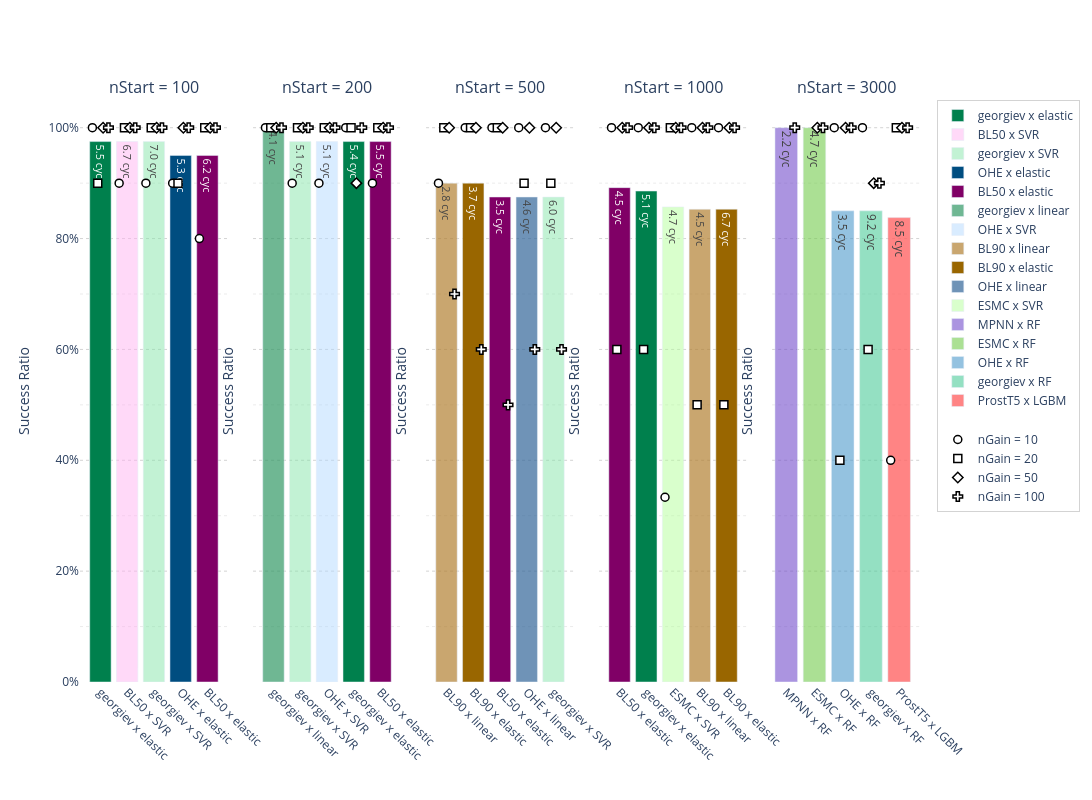

The code cell stored with this chart in its notebook:
### Code cell
# ============================================================================
# CONFIG
# ============================================================================
N_TOP_COMBOS  = 5
SPREAD_WIDTH  = 0.6
BAR_WIDTH     = 0.8
SCATTER_SIZE  = 8
PLOT_HEIGHT   = 800
PLOT_WIDTH    = 1500
TARGET_DS     = 'YAP1'

n_gains  = sorted(runs_df['n_Gain'].dropna().unique())
n_starts = sorted(runs_df['n_Start'].dropna().unique())
symbol_map = {ng: i for i, ng in enumerate(n_gains)}   # n_Gain → marker symbol

# ============================================================================
# FILTER TO YAP1
# ============================================================================
yap1_df = runs_df[runs_df['dataset'] == TARGET_DS].copy()

finished_df = yap1_df[yap1_df['status'] == 'finished'].copy()
success_df  = finished_df[finished_df['result'] == 'success'].copy()

finished_df['combo'] = finished_df['embedding'] + ' x ' + finished_df['model']
success_df['combo']  = success_df['embedding']  + ' x ' + success_df['model']

# ============================================================================
# AGGREGATIONS
# ============================================================================
# Global per-(n_Start, combo) — drives bar heights
global_finished = finished_df.groupby(['n_Start', 'combo']).size().rename('n_finished')
global_success  = success_df.groupby(['n_Start', 'combo']).size().rename('n_success')
global_duration = success_df.groupby(['n_Start', 'combo'])['last_cycle'].mean().rename('avg_duration')

global_summary = (
    pd.concat([global_finished, global_success, global_duration], axis=1)
    .fillna({'n_success': 0, 'avg_duration': 0})
    .assign(success_ratio=lambda df: df['n_success'] / df['n_finished'])
    .reset_index()
)

# Per-(n_Start, combo, n_Gain) — drives scatter points
ng_finished = finished_df.groupby(['n_Start', 'combo', 'n_Gain']).size().rename('n_finished')
ng_success  = success_df.groupby(['n_Start', 'combo', 'n_Gain']).size().rename('n_success')

ng_summary = (
    pd.concat([ng_finished, ng_success], axis=1)
    .fillna({'n_success': 0})
    .assign(success_ratio=lambda df: df['n_success'] / df['n_finished'])
    .reset_index()
)

# ============================================================================
# BUILD SUBPLOTS
# ============================================================================
fig = make_subplots(
    rows=1,
    cols=len(n_starts),
    shared_yaxes=True,
    subplot_titles=[f"nStart = {ns}" for ns in n_starts],
    horizontal_spacing=0.03,
)

legend_combos_added  = set()
legend_ngains_added  = set()

# ============================================================================
# FILL SUBPLOTS
# ============================================================================
for col_idx, n_start in enumerate(n_starts, start=1):

    # Top-N combos for this n_Start
    top_combos = (
        global_summary[global_summary['n_Start'] == n_start]
        .sort_values(['success_ratio', 'avg_duration'], ascending=[False, True])
        .head(N_TOP_COMBOS)
        .reset_index(drop=True)
    )
    combo_x = {combo: pos for pos, combo in enumerate(top_combos['combo'])}

    # -- Bars -----------------------------------------------------------------
    for _, row in top_combos.iterrows():
        combo    = row['combo']
        sr       = row['success_ratio']
        duration = row['avg_duration']
        x_pos    = combo_x[combo]

        marker_col = combination_colors.get(combo, 'rgba(128,128,128,0.8)')

        fig.add_trace(
            go.Bar(
                x=[x_pos],
                y=[sr],
                name=combo,
                marker_color=marker_col,
                text=[f"{duration:.1f} cyc"],
                textposition='auto',
                width=[BAR_WIDTH],
                legendgroup='combos',
                showlegend=(combo not in legend_combos_added),
            ),
            row=1, col=col_idx,
        )
        legend_combos_added.add(combo)

    # -- Scatter: per-nGain success ratio ------------------------------------
    start_ng = ng_summary[ng_summary['n_Start'] == n_start]

    n_ng = len(n_gains)
    offsets = {
        ng: -SPREAD_WIDTH / 2 + (SPREAD_WIDTH / (n_ng - 1)) * i if n_ng > 1 else 0
        for i, ng in enumerate(n_gains)
    }

    for _, row in top_combos.iterrows():
        combo = row['combo']
        x_pos = combo_x[combo]
        combo_ng = start_ng[start_ng['combo'] == combo]

        for n_gain in n_gains:
            ng_row = combo_ng[combo_ng['n_Gain'] == n_gain]
            if ng_row.empty:
                continue

            sr_ng = ng_row['success_ratio'].values[0]

            fig.add_trace(
                go.Scatter(
                    x=[x_pos + offsets[n_gain]],
                    y=[sr_ng],
                    mode='markers',
                    name=f"nGain = {int(n_gain)}",
                    marker=dict(
                        color='white',
                        symbol=symbol_map[n_gain],
                        size=SCATTER_SIZE,
                        line=dict(color='black', width=1.5),
                    ),
                    legendgroup='ngains',
                    showlegend=(n_gain not in legend_ngains_added),
                ),
                row=1, col=col_idx,
            )
            legend_ngains_added.add(n_gain)

    # -- X-axis tick labels ---------------------------------------------------
    axis_key = 'xaxis' if col_idx == 1 else f'xaxis{col_idx}'
    fig.layout[axis_key].update(
        tickmode='array',
        tickvals=list(range(N_TOP_COMBOS)),
        ticktext=[c.replace('_', ' ') for c in top_combos['combo']],
        tickangle=45,
        title_text='',
    )

# ============================================================================
# GLOBAL LAYOUT
# ============================================================================
fig.update_layout(
    # title=dict(
    #     text=f"Top {N_TOP_COMBOS} Embedding × Regressor Combinations per nStart — {TARGET_DS}",
    #     font=dict(size=16),
    # ),
    barmode='group',
    height=PLOT_HEIGHT,
    width=PLOT_WIDTH,
    plot_bgcolor='white',
    showlegend=True,
    legend=dict(
        tracegroupgap=20,
        bordercolor='lightgrey',
        borderwidth=1,
    ),
)

fig.update_yaxes(
    range=[0, 1.05],
    title_text="Success Ratio",
    tickformat=".0%",
    showgrid=True,
    gridcolor='lightgrey',
    griddash='dot',
    dtick=0.2,
    minor=dict(showgrid=True, gridcolor='#ebebeb', griddash='dot', dtick=0.1),
)

# ============================================================================
# EXPORT
# ============================================================================
fig.show()

outpath_dir = os.path.join(os.path.dirname(os.path.abspath('__file__' if '__file__' in locals() else '.')), "plots")
os.makedirs(outpath_dir, exist_ok=True)
fig.write_image(os.path.join(outpath_dir, "top_combinations_nStart_YAP1.jpg"))

### Figure 1 — Plotly figure (JSON) as saved in the notebook; plotly's stock layout.template omitted (floating-point values rounded to 4 significant figures)
{"data": [{"legendgroup": "combos", "marker": {"color": "rgba(  0, 128,  77, 1)"}, "name": "georgiev x elastic", "showlegend": true, "text": ["5.5 cyc"], "textposition": "auto", "type": "bar", "width": [0.8], "x": [0], "xaxis": "x", "y": [0.975], "yaxis": "y"}, {"legendgroup": "combos", "marker": {"color": "rgba(255, 179, 242, 0.5)"}, "name": "BL50 x SVR", "showlegend": true, "text": ["6.7 cyc"], "textposition": "auto", "type": "bar", "width": [0.8], "x": [1], "xaxis": "x", "y": [0.975], "yaxis": "y"}, {"legendgroup": "combos", "marker": {"color": "rgba(133, 230, 169, 0.5)"}, "name": "georgiev x SVR", "showlegend": true, "text": ["7.0 cyc"], "textposition": "auto", "type": "bar", "width": [0.8], "x": [2], "xaxis": "x", "y": [0.975], "yaxis": "y"}, {"legendgroup": "combos", "marker": {"color": "rgba(  0,  77, 128, 1)"}, "name": "OHE x elastic", "showlegend": true, "text": ["5.3 cyc"], "textposition": "auto", "type": "bar", "width": [0.8], "x": [3], "xaxis": "x", "y": [0.95], "yaxis": "y"}, {"legendgroup": "combos", "marker": {"color": "rgba(128,   0, 102, 1)"}, "name": "BL50 x elastic", "showlegend": true, "text": ["6.2 cyc"], "textposition": "auto", "type": "bar", "width": [0.8], "x": [4], "xaxis": "x", "y": [0.95], "yaxis": "y"}, {"legendgroup": "ngains", "marker": {"color": "white", "line": {"color": "black", "width": 1.5}, "size": 8, "symbol": 0}, "mode": "markers", "name": "nGain = 10", "showlegend": true, "type": "scatter", "x": [-0.3], "xaxis": "x", "y": [1], "yaxis": "y"}, {"legendgroup": "ngains", "marker": {"color": "white", "line": {"color": "black", "width": 1.5}, "size": 8, "symbol": 1}, "mode": "markers", "name": "nGain = 20", "showlegend": true, "type": "scatter", "x": [-0.1], "xaxis": "x", "y": [0.9], "yaxis": "y"}, {"legendgroup": "ngains", "marker": {"color": "white", "line": {"color": "black", "width": 1.5}, "size": 8, "symbol": 2}, "mode": "markers", "name": "nGain = 50", "showlegend": true, "type": "scatter", "x": [0.1], "xaxis": "x", "y": [1], "yaxis": "y"}, {"legendgroup": "ngains", "marker": {"color": "white", "line": {"color": "black", "width": 1.5}, "size": 8, "symbol": 3}, "mode": "markers", "name": "nGain = 100", "showlegend": true, "type": "scatter", "x": [0.3], "xaxis": "x", "y": [1], "yaxis": "y"}, {"legendgroup": "ngains", "marker": {"color": "white", "line": {"color": "black", "width": 1.5}, "size": 8, "symbol": 0}, "mode": "markers", "name": "nGain = 10", "showlegend": false, "type": "scatter", "x": [0.7], "xaxis": "x", "y": [0.9], "yaxis": "y"}, {"legendgroup": "ngains", "marker": {"color": "white", "line": {"color": "black", "width": 1.5}, "size": 8, "symbol": 1}, "mode": "markers", "name": "nGain = 20", "showlegend": false, "type": "scatter", "x": [0.9], "xaxis": "x", "y": [1], "yaxis": "y"}, {"legendgroup": "ngains", "marker": {"color": "white", "line": {"color": "black", "width": 1.5}, "size": 8, "symbol": 2}, "mode": "markers", "name": "nGain = 50", "showlegend": false, "type": "scatter", "x": [1.1], "xaxis": "x", "y": [1], "yaxis": "y"}, {"legendgroup": "ngains", "marker": {"color": "white", "line": {"color": "black", "width": 1.5}, "size": 8, "symbol": 3}, "mode": "markers", "name": "nGain = 100", "showlegend": false, "type": "scatter", "x": [1.3], "xaxis": "x", "y": [1], "yaxis": "y"}, {"legendgroup": "ngains", "marker": {"color": "white", "line": {"color": "black", "width": 1.5}, "size": 8, "symbol": 0}, "mode": "markers", "name": "nGain = 10", "showlegend": false, "type": "scatter", "x": [1.7], "xaxis": "x", "y": [0.9], "yaxis": "y"}, {"legendgroup": "ngains", "marker": {"color": "white", "line": {"color": "black", "width": 1.5}, "size": 8, "symbol": 1}, "mode": "markers", "name": "nGain = 20", "showlegend": false, "type": "scatter", "x": [1.9], "xaxis": "x", "y": [1], "yaxis": "y"}, {"legendgroup": "ngains", "marker": {"color": "white", "line": {"color": "black", "width": 1.5}, "size": 8, "symbol": 2}, "mode": "markers", "name": "nGain = 50", "showlegend": false, "type": "scatter", "x": [2.1], "xaxis": "x", "y": [1], "yaxis": "y"}, {"legendgroup": "ngains", "marker": {"color": "white", "line": {"color": "black", "width": 1.5}, "size": 8, "symbol": 3}, "mode": "markers", "name": "nGain = 100", "showlegend": false, "type": "scatter", "x": [2.3], "xaxis": "x", "y": [1], "yaxis": "y"}, {"legendgroup": "ngains", "marker": {"color": "white", "line": {"color": "black", "width": 1.5}, "size": 8, "symbol": 0}, "mode": "markers", "name": "nGain = 10", "showlegend": false, "type": "scatter", "x": [2.7], "xaxis": "x", "y": [0.9], "yaxis": "y"}, {"legendgroup": "ngains", "marker": {"color": "white", "line": {"color": "black", "width": 1.5}, "size": 8, "symbol": 1}, "mode": "markers", "name": "nGain = 20", "showlegend": false, "type": "scatter", "x": [2.9], "xaxis": "x", "y": [0.9], "yaxis": "y"}, {"legendgroup": "ngains", "marker": {"color": "white", "line": {"color": "black", "width": 1.5}, "size": 8, "symbol": 2}, "mode": "markers", "name": "nGain = 50", "showlegend": false, "type": "scatter", "x": [3.1], "xaxis": "x", "y": [1], "yaxis": "y"}, {"legendgroup": "ngains", "marker": {"color": "white", "line": {"color": "black", "width": 1.5}, "size": 8, "symbol": 3}, "mode": "markers", "name": "nGain = 100", "showlegend": false, "type": "scatter", "x": [3.3], "xaxis": "x", "y": [1], "yaxis": "y"}, {"legendgroup": "ngains", "marker": {"color": "white", "line": {"color": "black", "width": 1.5}, "size": 8, "symbol": 0}, "mode": "markers", "name": "nGain = 10", "showlegend": false, "type": "scatter", "x": [3.7], "xaxis": "x", "y": [0.8], "yaxis": "y"}, {"legendgroup": "ngains", "marker": {"color": "white", "line": {"color": "black", "width": 1.5}, "size": 8, "symbol": 1}, "mode": "markers", "name": "nGain = 20", "showlegend": false, "type": "scatter", "x": [3.9], "xaxis": "x", "y": [1], "yaxis": "y"}, {"legendgroup": "ngains", "marker": {"color": "white", "line": {"color": "black", "width": 1.5}, "size": 8, "symbol": 2}, "mode": "markers", "name": "nGain = 50", "showlegend": false, "type": "scatter", "x": [4.1], "xaxis": "x", "y": [1], "yaxis": "y"}, {"legendgroup": "ngains", "marker": {"color": "white", "line": {"color": "black", "width": 1.5}, "size": 8, "symbol": 3}, "mode": "markers", "name": "nGain = 100", "showlegend": false, "type": "scatter", "x": [4.3], "xaxis": "x", "y": [1], "yaxis": "y"}, {"legendgroup": "combos", "marker": {"color": "rgba( 51, 153, 102, 0.7)"}, "name": "georgiev x linear", "showlegend": true, "text": ["4.1 cyc"], "textposition": "auto", "type": "bar", "width": [0.8], "x": [0], "xaxis": "x2", "y": [1], "yaxis": "y2"}, {"legendgroup": "combos", "marker": {"color": "rgba(133, 230, 169, 0.5)"}, "name": "georgiev x SVR", "showlegend": false, "text": ["5.1 cyc"], "textposition": "auto", "type": "bar", "width": [0.8], "x": [1], "xaxis": "x2", "y": [0.975], "yaxis": "y2"}, {"legendgroup": "combos", "marker": {"color": "rgba(179, 217, 255, 0.5)"}, "name": "OHE x SVR", "showlegend": true, "text": ["5.1 cyc"], "textposition": "auto", "type": "bar", "width": [0.8], "x": [2], "xaxis": "x2", "y": [0.975], "yaxis": "y2"}, {"legendgroup": "combos", "marker": {"color": "rgba(  0, 128,  77, 1)"}, "name": "georgiev x elastic", "showlegend": false, "text": ["5.4 cyc"], "textposition": "auto", "type": "bar", "width": [0.8], "x": [3], "xaxis": "x2", "y": [0.975], "yaxis": "y2"}, {"legendgroup": "combos", "marker": {"color": "rgba(128,   0, 102, 1)"}, "name": "BL50 x elastic", "showlegend": false, "text": ["5.5 cyc"], "textposition": "auto", "type": "bar", "width": [0.8], "x": [4], "xaxis": "x2", "y": [0.975], "yaxis": "y2"}, {"legendgroup": "ngains", "marker": {"color": "white", "line": {"color": "black", "width": 1.5}, "size": 8, "symbol": 0}, "mode": "markers", "name": "nGain = 10", "showlegend": false, "type": "scatter", "x": [-0.3], "xaxis": "x2", "y": [1], "yaxis": "y2"}, {"legendgroup": "ngains", "marker": {"color": "white", "line": {"color": "black", "width": 1.5}, "size": 8, "symbol": 1}, "mode": "markers", "name": "nGain = 20", "showlegend": false, "type": "scatter", "x": [-0.1], "xaxis": "x2", "y": [1], "yaxis": "y2"}, {"legendgroup": "ngains", "marker": {"color": "white", "line": {"color": "black", "width": 1.5}, "size": 8, "symbol": 2}, "mode": "markers", "name": "nGain = 50", "showlegend": false, "type": "scatter", "x": [0.1], "xaxis": "x2", "y": [1], "yaxis": "y2"}, {"legendgroup": "ngains", "marker": {"color": "white", "line": {"color": "black", "width": 1.5}, "size": 8, "symbol": 3}, "mode": "markers", "name": "nGain = 100", "showlegend": false, "type": "scatter", "x": [0.3], "xaxis": "x2", "y": [1], "yaxis": "y2"}, {"legendgroup": "ngains", "marker": {"color": "white", "line": {"color": "black", "width": 1.5}, "size": 8, "symbol": 0}, "mode": "markers", "name": "nGain = 10", "showlegend": false, "type": "scatter", "x": [0.7], "xaxis": "x2", "y": [0.9], "yaxis": "y2"}, {"legendgroup": "ngains", "marker": {"color": "white", "line": {"color": "black", "width": 1.5}, "size": 8, "symbol": 1}, "mode": "markers", "name": "nGain = 20", "showlegend": false, "type": "scatter", "x": [0.9], "xaxis": "x2", "y": [1], "yaxis": "y2"}, {"legendgroup": "ngains", "marker": {"color": "white", "line": {"color": "black", "width": 1.5}, "size": 8, "symbol": 2}, "mode": "markers", "name": "nGain = 50", "showlegend": false, "type": "scatter", "x": [1.1], "xaxis": "x2", "y": [1], "yaxis": "y2"}, {"legendgroup": "ngains", "marker": {"color": "white", "line": {"color": "black", "width": 1.5}, "size": 8, "symbol": 3}, "mode": "markers", "name": "nGain = 100", "showlegend": false, "type": "scatter", "x": [1.3], "xaxis": "x2", "y": [1], "yaxis": "y2"}, {"legendgroup": "ngains", "marker": {"color": "white", "line": {"color": "black", "width": 1.5}, "size": 8, "symbol": 0}, "mode": "markers", "name": "nGain = 10", "showlegend": false, "type": "scatter", "x": [1.7], "xaxis": "x2", "y": [0.9], "yaxis": "y2"}, {"legendgroup": "ngains", "marker": {"color": "white", "line": {"color": "black", "width": 1.5}, "size": 8, "symbol": 1}, "mode": "markers", "name": "nGain = 20", "showlegend": false, "type": "scatter", "x": [1.9], "xaxis": "x2", "y": [1], "yaxis": "y2"}, {"legendgroup": "ngains", "marker": {"color": "white", "line": {"color": "black", "width": 1.5}, "size": 8, "symbol": 2}, "mode": "markers", "name": "nGain = 50", "showlegend": false, "type": "scatter", "x": [2.1], "xaxis": "x2", "y": [1], "yaxis": "y2"}, {"legendgroup": "ngains", "marker": {"color": "white", "line": {"color": "black", "width": 1.5}, "size": 8, "symbol": 3}, "mode": "markers", "name": "nGain = 100", "showlegend": false, "type": "scatter", "x": [2.3], "xaxis": "x2", "y": [1], "yaxis": "y2"}, {"legendgroup": "ngains", "marker": {"color": "white", "line": {"color": "black", "width": 1.5}, "size": 8, "symbol": 0}, "mode": "markers", "name": "nGain = 10", "showlegend": false, "type": "scatter", "x": [2.7], "xaxis": "x2", "y": [1], "yaxis": "y2"}, {"legendgroup": "ngains", "marker": {"color": "white", "line": {"color": "black", "width": 1.5}, "size": 8, "symbol": 1}, "mode": "markers", "name": "nGain = 20", "showlegend": false, "type": "scatter", "x": [2.9], "xaxis": "x2", "y": [1], "yaxis": "y2"}, {"legendgroup": "ngains", "marker": {"color": "white", "line": {"color": "black", "width": 1.5}, "size": 8, "symbol": 2}, "mode": "markers", "name": "nGain = 50", "showlegend": false, "type": "scatter", "x": [3.1], "xaxis": "x2", "y": [0.9], "yaxis": "y2"}, {"legendgroup": "ngains", "marker": {"color": "white", "line": {"color": "black", "width": 1.5}, "size": 8, "symbol": 3}, "mode": "markers", "name": "nGain = 100", "showlegend": false, "type": "scatter", "x": [3.3], "xaxis": "x2", "y": [1], "yaxis": "y2"}, {"legendgroup": "ngains", "marker": {"color": "white", "line": {"color": "black", "width": 1.5}, "size": 8, "symbol": 0}, "mode": "markers", "name": "nGain = 10", "showlegend": false, "type": "scatter", "x": [3.7], "xaxis": "x2", "y": [0.9], "yaxis": "y2"}, {"legendgroup": "ngains", "marker": {"color": "white", "line": {"color": "black", "width": 1.5}, "size": 8, "symbol": 1}, "mode": "markers", "name": "nGain = 20", "showlegend": false, "type": "scatter", "x": [3.9], "xaxis": "x2", "y": [1], "yaxis": "y2"}, {"legendgroup": "ngains", "marker": {"color": "white", "line": {"color": "black", "width": 1.5}, "size": 8, "symbol": 2}, "mode": "markers", "name": "nGain = 50", "showlegend": false, "type": "scatter", "x": [4.1], "xaxis": "x2", "y": [1], "yaxis": "y2"}, {"legendgroup": "ngains", "marker": {"color": "white", "line": {"color": "black", "width": 1.5}, "size": 8, "symbol": 3}, "mode": "markers", "name": "nGain = 100", "showlegend": false, "type": "scatter", "x": [4.3], "xaxis": "x2", "y": [1], "yaxis": "y2"}, {"legendgroup": "combos", "marker": {"color": "rgba(179, 128,  51, 0.7)"}, "name": "BL90 x linear", "showlegend": true, "text": ["2.8 cyc"], "textposition": "auto", "type": "bar", "width": [0.8], "x": [0], "xaxis": "x3", "y": [0.9], "yaxis": "y3"}, {"legendgroup": "combos", "marker": {"color": "rgba(153, 102,   0, 1)"}, "name": "BL90 x elastic", "showlegend": true, "text": ["3.7 cyc"], "textposition": "auto", "type": "bar", "width": [0.8], "x": [1], "xaxis": "x3", "y": [0.9], "yaxis": "y3"}, {"legendgroup": "combos", "marker": {"color": "rgba(128,   0, 102, 1)"}, "name": "BL50 x elastic", "showlegend": false, "text": ["3.5 cyc"], "textposition": "auto", "type": "bar", "width": [0.8], "x": [2], "xaxis": "x3", "y": [0.875], "yaxis": "y3"}, {"legendgroup": "combos", "marker": {"color": "rgba( 51, 102, 153, 0.7)"}, "name": "OHE x linear", "showlegend": true, "text": ["4.6 cyc"], "textposition": "auto", "type": "bar", "width": [0.8], "x": [3], "xaxis": "x3", "y": [0.875], "yaxis": "y3"}, {"legendgroup": "combos", "marker": {"color": "rgba(133, 230, 169, 0.5)"}, "name": "georgiev x SVR", "showlegend": false, "text": ["6.0 cyc"], "textposition": "auto", "type": "bar", "width": [0.8], "x": [4], "xaxis": "x3", "y": [0.875], "yaxis": "y3"}, {"legendgroup": "ngains", "marker": {"color": "white", "line": {"color": "black", "width": 1.5}, "size": 8, "symbol": 0}, "mode": "markers", "name": "nGain = 10", "showlegend": false, "type": "scatter", "x": [-0.3], "xaxis": "x3", "y": [0.9], "yaxis": "y3"}, {"legendgroup": "ngains", "marker": {"color": "white", "line": {"color": "black", "width": 1.5}, "size": 8, "symbol": 1}, "mode": "markers", "name": "nGain = 20", "showlegend": false, "type": "scatter", "x": [-0.1], "xaxis": "x3", "y": [1], "yaxis": "y3"}, {"legendgroup": "ngains", "marker": {"color": "white", "line": {"color": "black", "width": 1.5}, "size": 8, "symbol": 2}, "mode": "markers", "name": "nGain = 50", "showlegend": false, "type": "scatter", "x": [0.1], "xaxis": "x3", "y": [1], "yaxis": "y3"}, {"legendgroup": "ngains", "marker": {"color": "white", "line": {"color": "black", "width": 1.5}, "size": 8, "symbol": 3}, "mode": "markers", "name": "nGain = 100", "showlegend": false, "type": "scatter", "x": [0.3], "xaxis": "x3", "y": [0.7], "yaxis": "y3"}, {"legendgroup": "ngains", "marker": {"color": "white", "line": {"color": "black", "width": 1.5}, "size": 8, "symbol": 0}, "mode": "markers", "name": "nGain = 10", "showlegend": false, "type": "scatter", "x": [0.7], "xaxis": "x3", "y": [1], "yaxis": "y3"}, {"legendgroup": "ngains", "marker": {"color": "white", "line": {"color": "black", "width": 1.5}, "size": 8, "symbol": 1}, "mode": "markers", "name": "nGain = 20", "showlegend": false, "type": "scatter", "x": [0.9], "xaxis": "x3", "y": [1], "yaxis": "y3"}, {"legendgroup": "ngains", "marker": {"color": "white", "line": {"color": "black", "width": 1.5}, "size": 8, "symbol": 2}, "mode": "markers", "name": "nGain = 50", "showlegend": false, "type": "scatter", "x": [1.1], "xaxis": "x3", "y": [1], "yaxis": "y3"}, {"legendgroup": "ngains", "marker": {"color": "white", "line": {"color": "black", "width": 1.5}, "size": 8, "symbol": 3}, "mode": "markers", "name": "nGain = 100", "showlegend": false, "type": "scatter", "x": [1.3], "xaxis": "x3", "y": [0.6], "yaxis": "y3"}, {"legendgroup": "ngains", "marker": {"color": "white", "line": {"color": "black", "width": 1.5}, "size": 8, "symbol": 0}, "mode": "markers", "name": "nGain = 10", "showlegend": false, "type": "scatter", "x": [1.7], "xaxis": "x3", "y": [1], "yaxis": "y3"}, {"legendgroup": "ngains", "marker": {"color": "white", "line": {"color": "black", "width": 1.5}, "size": 8, "symbol": 1}, "mode": "markers", "name": "nGain = 20", "showlegend": false, "type": "scatter", "x": [1.9], "xaxis": "x3", "y": [1], "yaxis": "y3"}, {"legendgroup": "ngains", "marker": {"color": "white", "line": {"color": "black", "width": 1.5}, "size": 8, "symbol": 2}, "mode": "markers", "name": "nGain = 50", "showlegend": false, "type": "scatter", "x": [2.1], "xaxis": "x3", "y": [1], "yaxis": "y3"}, {"legendgroup": "ngains", "marker": {"color": "white", "line": {"color": "black", "width": 1.5}, "size": 8, "symbol": 3}, "mode": "markers", "name": "nGain = 100", "showlegend": false, "type": "scatter", "x": [2.3], "xaxis": "x3", "y": [0.5], "yaxis": "y3"}, {"legendgroup": "ngains", "marker": {"color": "white", "line": {"color": "black", "width": 1.5}, "size": 8, "symbol": 0}, "mode": "markers", "name": "nGain = 10", "showlegend": false, "type": "scatter", "x": [2.7], "xaxis": "x3", "y": [1], "yaxis": "y3"}, {"legendgroup": "ngains", "marker": {"color": "white", "line": {"color": "black", "width": 1.5}, "size": 8, "symbol": 1}, "mode": "markers", "name": "nGain = 20", "showlegend": false, "type": "scatter", "x": [2.9], "xaxis": "x3", "y": [0.9], "yaxis": "y3"}, {"legendgroup": "ngains", "marker": {"color": "white", "line": {"color": "black", "width": 1.5}, "size": 8, "symbol": 2}, "mode": "markers", "name": "nGain = 50", "showlegend": false, "type": "scatter", "x": [3.1], "xaxis": "x3", "y": [1], "yaxis": "y3"}, {"legendgroup": "ngains", "marker": {"color": "white", "line": {"color": "black", "width": 1.5}, "size": 8, "symbol": 3}, "mode": "markers", "name": "nGain = 100", "showlegend": false, "type": "scatter", "x": [3.3], "xaxis": "x3", "y": [0.6], "yaxis": "y3"}, {"legendgroup": "ngains", "marker": {"color": "white", "line": {"color": "black", "width": 1.5}, "size": 8, "symbol": 0}, "mode": "markers", "name": "nGain = 10", "showlegend": false, "type": "scatter", "x": [3.7], "xaxis": "x3", "y": [1], "yaxis": "y3"}, {"legendgroup": "ngains", "marker": {"color": "white", "line": {"color": "black", "width": 1.5}, "size": 8, "symbol": 1}, "mode": "markers", "name": "nGain = 20", "showlegend": false, "type": "scatter", "x": [3.9], "xaxis": "x3", "y": [0.9], "yaxis": "y3"}, {"legendgroup": "ngains", "marker": {"color": "white", "line": {"color": "black", "width": 1.5}, "size": 8, "symbol": 2}, "mode": "markers", "name": "nGain = 50", "showlegend": false, "type": "scatter", "x": [4.1], "xaxis": "x3", "y": [1], "yaxis": "y3"}, {"legendgroup": "ngains", "marker": {"color": "white", "line": {"color": "black", "width": 1.5}, "size": 8, "symbol": 3}, "mode": "markers", "name": "nGain = 100", "showlegend": false, "type": "scatter", "x": [4.3], "xaxis": "x3", "y": [0.6], "yaxis": "y3"}, {"legendgroup": "combos", "marker": {"color": "rgba(128,   0, 102, 1)"}, "name": "BL50 x elastic", "showlegend": false, "text": ["4.5 cyc"], "textposition": "auto", "type": "bar", "width": [0.8], "x": [0], "xaxis": "x4", "y": [0.8919], "yaxis": "y4"}, {"legendgroup": "combos", "marker": {"color": "rgba(  0, 128,  77, 1)"}, "name": "georgiev x elastic", "showlegend": false, "text": ["5.1 cyc"], "textposition": "auto", "type": "bar", "width": [0.8], "x": [1], "xaxis": "x4", "y": [0.8857], "yaxis": "y4"}, {"legendgroup": "combos", "marker": {"color": "rgba(179, 255, 153, 0.5)"}, "name": "ESMC x SVR", "showlegend": true, "text": ["4.7 cyc"], "textposition": "auto", "type": "bar", "width": [0.8], "x": [2], "xaxis": "x4", "y": [0.8571], "yaxis": "y4"}, {"legendgroup": "combos", "marker": {"color": "rgba(179, 128,  51, 0.7)"}, "name": "BL90 x linear", "showlegend": false, "text": ["4.5 cyc"], "textposition": "auto", "type": "bar", "width": [0.8], "x": [3], "xaxis": "x4", "y": [0.8529], "yaxis": "y4"}, {"legendgroup": "combos", "marker": {"color": "rgba(153, 102,   0, 1)"}, "name": "BL90 x elastic", "showlegend": false, "text": ["6.7 cyc"], "textposition": "auto", "type": "bar", "width": [0.8], "x": [4], "xaxis": "x4", "y": [0.8529], "yaxis": "y4"}, {"legendgroup": "ngains", "marker": {"color": "white", "line": {"color": "black", "width": 1.5}, "size": 8, "symbol": 0}, "mode": "markers", "name": "nGain = 10", "showlegend": false, "type": "scatter", "x": [-0.3], "xaxis": "x4", "y": [1], "yaxis": "y4"}, {"legendgroup": "ngains", "marker": {"color": "white", "line": {"color": "black", "width": 1.5}, "size": 8, "symbol": 1}, "mode": "markers", "name": "nGain = 20", "showlegend": false, "type": "scatter", "x": [-0.1], "xaxis": "x4", "y": [0.6], "yaxis": "y4"}, {"legendgroup": "ngains", "marker": {"color": "white", "line": {"color": "black", "width": 1.5}, "size": 8, "symbol": 2}, "mode": "markers", "name": "nGain = 50", "showlegend": false, "type": "scatter", "x": [0.1], "xaxis": "x4", "y": [1], "yaxis": "y4"}, {"legendgroup": "ngains", "marker": {"color": "white", "line": {"color": "black", "width": 1.5}, "size": 8, "symbol": 3}, "mode": "markers", "name": "nGain = 100", "showlegend": false, "type": "scatter", "x": [0.3], "xaxis": "x4", "y": [1], "yaxis": "y4"}, {"legendgroup": "ngains", "marker": {"color": "white", "line": {"color": "black", "width": 1.5}, "size": 8, "symbol": 0}, "mode": "markers", "name": "nGain = 10", "showlegend": false, "type": "scatter", "x": [0.7], "xaxis": "x4", "y": [1], "yaxis": "y4"}, {"legendgroup": "ngains", "marker": {"color": "white", "line": {"color": "black", "width": 1.5}, "size": 8, "symbol": 1}, "mode": "markers", "name": "nGain = 20", "showlegend": false, "type": "scatter", "x": [0.9], "xaxis": "x4", "y": [0.6], "yaxis": "y4"}, {"legendgroup": "ngains", "marker": {"color": "white", "line": {"color": "black", "width": 1.5}, "size": 8, "symbol": 2}, "mode": "markers", "name": "nGain = 50", "showlegend": false, "type": "scatter", "x": [1.1], "xaxis": "x4", "y": [1], "yaxis": "y4"}, {"legendgroup": "ngains", "marker": {"color": "white", "line": {"color": "black", "width": 1.5}, "size": 8, "symbol": 3}, "mode": "markers", "name": "nGain = 100", "showlegend": false, "type": "scatter", "x": [1.3], "xaxis": "x4", "y": [1], "yaxis": "y4"}, {"legendgroup": "ngains", "marker": {"color": "white", "line": {"color": "black", "width": 1.5}, "size": 8, "symbol": 0}, "mode": "markers", "name": "nGain = 10", "showlegend": false, "type": "scatter", "x": [1.7], "xaxis": "x4", "y": [0.3333], "yaxis": "y4"}, {"legendgroup": "ngains", "marker": {"color": "white", "line": {"color": "black", "width": 1.5}, "size": 8, "symbol": 1}, "mode": "markers", "name": "nGain = 20", "showlegend": false, "type": "scatter", "x": [1.9], "xaxis": "x4", "y": [1], "yaxis": "y4"}, {"legendgroup": "ngains", "marker": {"color": "white", "line": {"color": "black", "width": 1.5}, "size": 8, "symbol": 2}, "mode": "markers", "name": "nGain = 50", "showlegend": false, "type": "scatter", "x": [2.1], "xaxis": "x4", "y": [1], "yaxis": "y4"}, {"legendgroup": "ngains", "marker": {"color": "white", "line": {"color": "black", "width": 1.5}, "size": 8, "symbol": 3}, "mode": "markers", "name": "nGain = 100", "showlegend": false, "type": "scatter", "x": [2.3], "xaxis": "x4", "y": [1], "yaxis": "y4"}, {"legendgroup": "ngains", "marker": {"color": "white", "line": {"color": "black", "width": 1.5}, "size": 8, "symbol": 0}, "mode": "markers", "name": "nGain = 10", "showlegend": false, "type": "scatter", "x": [2.7], "xaxis": "x4", "y": [1], "yaxis": "y4"}, {"legendgroup": "ngains", "marker": {"color": "white", "line": {"color": "black", "width": 1.5}, "size": 8, "symbol": 1}, "mode": "markers", "name": "nGain = 20", "showlegend": false, "type": "scatter", "x": [2.9], "xaxis": "x4", "y": [0.5], "yaxis": "y4"}, {"legendgroup": "ngains", "marker": {"color": "white", "line": {"color": "black", "width": 1.5}, "size": 8, "symbol": 2}, "mode": "markers", "name": "nGain = 50", "showlegend": false, "type": "scatter", "x": [3.1], "xaxis": "x4", "y": [1], "yaxis": "y4"}, {"legendgroup": "ngains", "marker": {"color": "white", "line": {"color": "black", "width": 1.5}, "size": 8, "symbol": 3}, "mode": "markers", "name": "nGain = 100", "showlegend": false, "type": "scatter", "x": [3.3], "xaxis": "x4", "y": [1], "yaxis": "y4"}, {"legendgroup": "ngains", "marker": {"color": "white", "line": {"color": "black", "width": 1.5}, "size": 8, "symbol": 0}, "mode": "markers", "name": "nGain = 10", "showlegend": false, "type": "scatter", "x": [3.7], "xaxis": "x4", "y": [1], "yaxis": "y4"}, {"legendgroup": "ngains", "marker": {"color": "white", "line": {"color": "black", "width": 1.5}, "size": 8, "symbol": 1}, "mode": "markers", "name": "nGain = 20", "showlegend": false, "type": "scatter", "x": [3.9], "xaxis": "x4", "y": [0.5], "yaxis": "y4"}, {"legendgroup": "ngains", "marker": {"color": "white", "line": {"color": "black", "width": 1.5}, "size": 8, "symbol": 2}, "mode": "markers", "name": "nGain = 50", "showlegend": false, "type": "scatter", "x": [4.1], "xaxis": "x4", "y": [1], "yaxis": "y4"}, {"legendgroup": "ngains", "marker": {"color": "white", "line": {"color": "black", "width": 1.5}, "size": 8, "symbol": 3}, "mode": "markers", "name": "nGain = 100", "showlegend": false, "type": "scatter", "x": [4.3], "xaxis": "x4", "y": [1], "yaxis": "y4"}, {"legendgroup": "combos", "marker": {"color": "rgba(115,  77, 204, 0.6)"}, "name": "MPNN x RF", "showlegend": true, "text": ["2.2 cyc"], "textposition": "auto", "type": "bar", "width": [0.8], "x": [0], "xaxis": "x5", "y": [1], "yaxis": "y5"}, {"legendgroup": "combos", "marker": {"color": "rgba(115, 204,  77, 0.6)"}, "name": "ESMC x RF", "showlegend": true, "text": ["4.7 cyc"], "textposition": "auto", "type": "bar", "width": [0.8], "x": [1], "xaxis": "x5", "y": [1], "yaxis": "y5"}, {"legendgroup": "combos", "marker": {"color": "rgba( 77, 153, 204, 0.6)"}, "name": "OHE x RF", "showlegend": true, "text": ["3.5 cyc"], "textposition": "auto", "type": "bar", "width": [0.8], "x": [2], "xaxis": "x5", "y": [0.85], "yaxis": "y5"}, {"legendgroup": "combos", "marker": {"color": "rgba( 77, 204, 153, 0.6)"}, "name": "georgiev x RF", "showlegend": true, "text": ["9.2 cyc"], "textposition": "auto", "type": "bar", "width": [0.8], "x": [3], "xaxis": "x5", "y": [0.85], "yaxis": "y5"}, {"legendgroup": "combos", "marker": {"color": "rgba(255, 102, 102, 0.8)"}, "name": "ProstT5 x LGBM", "showlegend": true, "text": ["8.5 cyc"], "textposition": "auto", "type": "bar", "width": [0.8], "x": [4], "xaxis": "x5", "y": [0.8378], "yaxis": "y5"}, {"legendgroup": "ngains", "marker": {"color": "white", "line": {"color": "black", "width": 1.5}, "size": 8, "symbol": 3}, "mode": "markers", "name": "nGain = 100", "showlegend": false, "type": "scatter", "x": [0.3], "xaxis": "x5", "y": [1], "yaxis": "y5"}, {"legendgroup": "ngains", "marker": {"color": "white", "line": {"color": "black", "width": 1.5}, "size": 8, "symbol": 2}, "mode": "markers", "name": "nGain = 50", "showlegend": false, "type": "scatter", "x": [1.1], "xaxis": "x5", "y": [1], "yaxis": "y5"}, {"legendgroup": "ngains", "marker": {"color": "white", "line": {"color": "black", "width": 1.5}, "size": 8, "symbol": 3}, "mode": "markers", "name": "nGain = 100", "showlegend": false, "type": "scatter", "x": [1.3], "xaxis": "x5", "y": [1], "yaxis": "y5"}, {"legendgroup": "ngains", "marker": {"color": "white", "line": {"color": "black", "width": 1.5}, "size": 8, "symbol": 0}, "mode": "markers", "name": "nGain = 10", "showlegend": false, "type": "scatter", "x": [1.7], "xaxis": "x5", "y": [1], "yaxis": "y5"}, {"legendgroup": "ngains", "marker": {"color": "white", "line": {"color": "black", "width": 1.5}, "size": 8, "symbol": 1}, "mode": "markers", "name": "nGain = 20", "showlegend": false, "type": "scatter", "x": [1.9], "xaxis": "x5", "y": [0.4], "yaxis": "y5"}, {"legendgroup": "ngains", "marker": {"color": "white", "line": {"color": "black", "width": 1.5}, "size": 8, "symbol": 2}, "mode": "markers", "name": "nGain = 50", "showlegend": false, "type": "scatter", "x": [2.1], "xaxis": "x5", "y": [1], "yaxis": "y5"}, {"legendgroup": "ngains", "marker": {"color": "white", "line": {"color": "black", "width": 1.5}, "size": 8, "symbol": 3}, "mode": "markers", "name": "nGain = 100", "showlegend": false, "type": "scatter", "x": [2.3], "xaxis": "x5", "y": [1], "yaxis": "y5"}, {"legendgroup": "ngains", "marker": {"color": "white", "line": {"color": "black", "width": 1.5}, "size": 8, "symbol": 0}, "mode": "markers", "name": "nGain = 10", "showlegend": false, "type": "scatter", "x": [2.7], "xaxis": "x5", "y": [1], "yaxis": "y5"}, {"legendgroup": "ngains", "marker": {"color": "white", "line": {"color": "black", "width": 1.5}, "size": 8, "symbol": 1}, "mode": "markers", "name": "nGain = 20", "showlegend": false, "type": "scatter", "x": [2.9], "xaxis": "x5", "y": [0.6], "yaxis": "y5"}, {"legendgroup": "ngains", "marker": {"color": "white", "line": {"color": "black", "width": 1.5}, "size": 8, "symbol": 2}, "mode": "markers", "name": "nGain = 50", "showlegend": false, "type": "scatter", "x": [3.1], "xaxis": "x5", "y": [0.9], "yaxis": "y5"}, {"legendgroup": "ngains", "marker": {"color": "white", "line": {"color": "black", "width": 1.5}, "size": 8, "symbol": 3}, "mode": "markers", "name": "nGain = 100", "showlegend": false, "type": "scatter", "x": [3.3], "xaxis": "x5", "y": [0.9], "yaxis": "y5"}, {"legendgroup": "ngains", "marker": {"color": "white", "line": {"color": "black", "width": 1.5}, "size": 8, "symbol": 0}, "mode": "markers", "name": "nGain = 10", "showlegend": false, "type": "scatter", "x": [3.7], "xaxis": "x5", "y": [0.4], "yaxis": "y5"}, {"legendgroup": "ngains", "marker": {"color": "white", "line": {"color": "black", "width": 1.5}, "size": 8, "symbol": 1}, "mode": "markers", "name": "nGain = 20", "showlegend": false, "type": "scatter", "x": [3.9], "xaxis": "x5", "y": [1], "yaxis": "y5"}, {"legendgroup": "ngains", "marker": {"color": "white", "line": {"color": "black", "width": 1.5}, "size": 8, "symbol": 2}, "mode": "markers", "name": "nGain = 50", "showlegend": false, "type": "scatter", "x": [4.1], "xaxis": "x5", "y": [1], "yaxis": "y5"}, {"legendgroup": "ngains", "marker": {"color": "white", "line": {"color": "black", "width": 1.5}, "size": 8, "symbol": 3}, "mode": "markers", "name": "nGain = 100", "showlegend": false, "type": "scatter", "x": [4.3], "xaxis": "x5", "y": [1], "yaxis": "y5"}], "layout": {"annotations": [{"font": {"size": 16}, "showarrow": false, "text": "nStart = 100", "x": 0.088, "xanchor": "center", "xref": "paper", "y": 1, "yanchor": "bottom", "yref": "paper"}, {"font": {"size": 16}, "showarrow": false, "text": "nStart = 200", "x": 0.294, "xanchor": "center", "xref": "paper", "y": 1, "yanchor": "bottom", "yref": "paper"}, {"font": {"size": 16}, "showarrow": false, "text": "nStart = 500", "x": 0.5, "xanchor": "center", "xref": "paper", "y": 1, "yanchor": "bottom", "yref": "paper"}, {"font": {"size": 16}, "showarrow": false, "text": "nStart = 1000", "x": 0.706, "xanchor": "center", "xref": "paper", "y": 1, "yanchor": "bottom", "yref": "paper"}, {"font": {"size": 16}, "showarrow": false, "text": "nStart = 3000", "x": 0.912, "xanchor": "center", "xref": "paper", "y": 1, "yanchor": "bottom", "yref": "paper"}], "barmode": "group", "height": 800, "legend": {"bordercolor": "lightgrey", "borderwidth": 1, "tracegroupgap": 20}, "plot_bgcolor": "white", "showlegend": true, "width": 1500, "xaxis": {"anchor": "y", "domain": [0, 0.176], "tickangle": 45, "tickmode": "array", "ticktext": ["georgiev x elastic", "BL50 x SVR", "georgiev x SVR", "OHE x elastic", "BL50 x elastic"], "tickvals": [0, 1, 2, 3, 4], "title": {"text": ""}}, "xaxis2": {"anchor": "y2", "domain": [0.206, 0.382], "tickangle": 45, "tickmode": "array", "ticktext": ["georgiev x linear", "georgiev x SVR", "OHE x SVR", "georgiev x elastic", "BL50 x elastic"], "tickvals": [0, 1, 2, 3, 4], "title": {"text": ""}}, "xaxis3": {"anchor": "y3", "domain": [0.412, 0.588], "tickangle": 45, "tickmode": "array", "ticktext": ["BL90 x linear", "BL90 x elastic", "BL50 x elastic", "OHE x linear", "georgiev x SVR"], "tickvals": [0, 1, 2, 3, 4], "title": {"text": ""}}, "xaxis4": {"anchor": "y4", "domain": [0.618, 0.794], "tickangle": 45, "tickmode": "array", "ticktext": ["BL50 x elastic", "georgiev x elastic", "ESMC x SVR", "BL90 x linear", "BL90 x elastic"], "tickvals": [0, 1, 2, 3, 4], "title": {"text": ""}}, "xaxis5": {"anchor": "y5", "domain": [0.824, 1], "tickangle": 45, "tickmode": "array", "ticktext": ["MPNN x RF", "ESMC x RF", "OHE x RF", "georgiev x RF", "ProstT5 x LGBM"], "tickvals": [0, 1, 2, 3, 4], "title": {"text": ""}}, "yaxis": {"anchor": "x", "domain": [0, 1], "dtick": 0.2, "gridcolor": "lightgrey", "griddash": "dot", "minor": {"dtick": 0.1, "gridcolor": "#ebebeb", "griddash": "dot", "showgrid": true}, "range": [0, 1.05], "showgrid": true, "tickformat": ".0%", "title": {"text": "Success Ratio"}}, "yaxis2": {"anchor": "x2", "domain": [0, 1], "dtick": 0.2, "gridcolor": "lightgrey", "griddash": "dot", "matches": "y", "minor": {"dtick": 0.1, "gridcolor": "#ebebeb", "griddash": "dot", "showgrid": true}, "range": [0, 1.05], "showgrid": true, "showticklabels": false, "tickformat": ".0%", "title": {"text": "Success Ratio"}}, "yaxis3": {"anchor": "x3", "domain": [0, 1], "dtick": 0.2, "gridcolor": "lightgrey", "griddash": "dot", "matches": "y", "minor": {"dtick": 0.1, "gridcolor": "#ebebeb", "griddash": "dot", "showgrid": true}, "range": [0, 1.05], "showgrid": true, "showticklabels": false, "tickformat": ".0%", "title": {"text": "Success Ratio"}}, "yaxis4": {"anchor": "x4", "domain": [0, 1], "dtick": 0.2, "gridcolor": "lightgrey", "griddash": "dot", "matches": "y", "minor": {"dtick": 0.1, "gridcolor": "#ebebeb", "griddash": "dot", "showgrid": true}, "range": [0, 1.05], "showgrid": true, "showticklabels": false, "tickformat": ".0%", "title": {"text": "Success Ratio"}}, "yaxis5": {"anchor": "x5", "domain": [0, 1], "dtick": 0.2, "gridcolor": "lightgrey", "griddash": "dot", "matches": "y", "minor": {"dtick": 0.1, "gridcolor": "#ebebeb", "griddash": "dot", "showgrid": true}, "range": [0, 1.05], "showgrid": true, "showticklabels": false, "tickformat": ".0%", "title": {"text": "Success Ratio"}}}}
